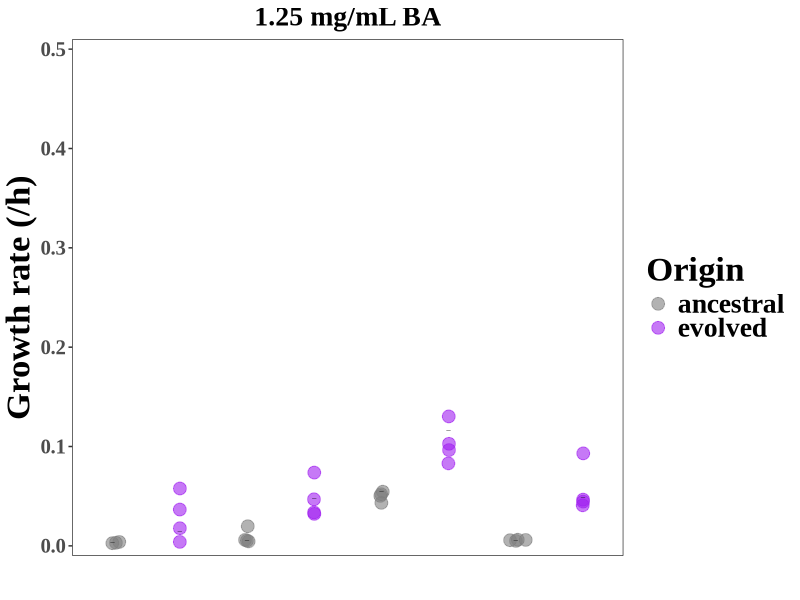
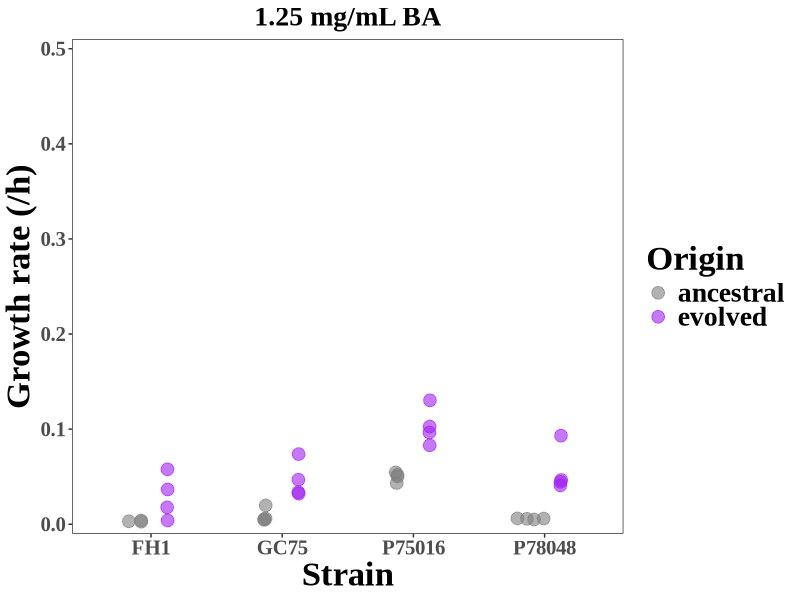
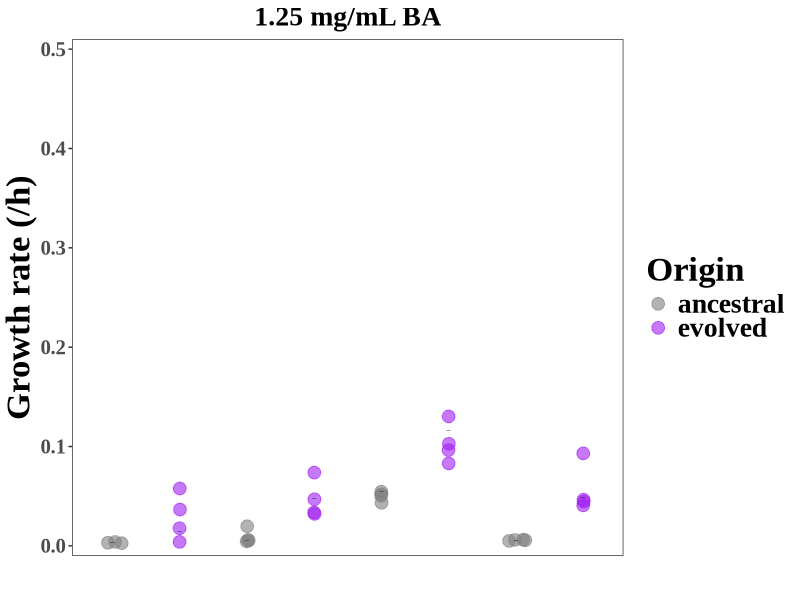
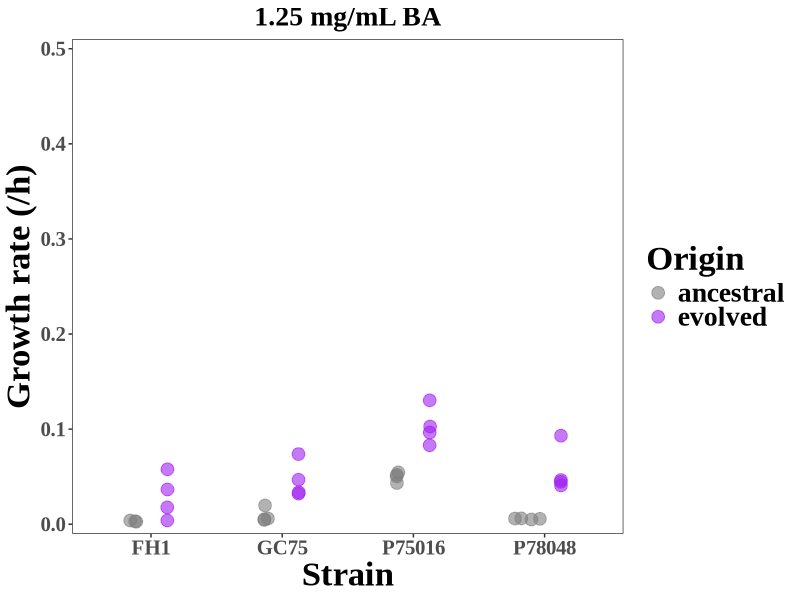

R code for these plots, in order:
####################################
#growth curve function
#written by Rich Fitzjohn  in Sally Otto's lab
####################################
nderiv <- function(fit, x, eps=1e-5)
  (predict(fit, x + eps) - predict(fit, x - eps))/(2 * eps)

spline.slope <- function(x, y, n=101, eps=1e-5)
  max(nderiv(loess(log(y) ~ x, degree=1, span=0.1),
             seq(min(x), max(x), length=n)), na.rm=TRUE)

growthrate <- function(d, ...)
  sapply(d[-1], spline.slope, x=d$t, ...)

library(here)

BA125GC_data <- read.csv(here("data_in", "GCs", "230111_125mg","230111_BA125_GC.csv"), sep = ",", header = F)

#################Naming the columns##########################
colnames(BA125GC_data) <- c("t", paste("C", seq(length=ncol(BA125GC_data)-1), sep=""))
colnames(BA125GC_data)[2:13] <- c("A1", "A2", "A3", "A4", "A5", "A6", "A7", "A8", "A9", "A10", "A11", "A12")
colnames(BA125GC_data)[14:25] <- c("B1", "B2", "B3", "B4", "B5", "B6", "B7", "B8", "B9", "B10", "B11", "B12")
colnames(BA125GC_data)[26:37] <- c("C1", "C2", "C3", "C4", "C5", "C6", "C7", "C8", "C9", "C10", "C11", "C12")
colnames(BA125GC_data)[38:49] <- c("D1", "D2", "D3", "D4", "D5", "D6", "D7", "D8", "D9", "D10", "D11", "D12")
colnames(BA125GC_data)[50:61] <- c("E1", "E2", "E3", "E4", "E5", "E6", "E7", "E8", "E9", "E10", "E11", "E12")
colnames(BA125GC_data)[62:73] <- c("F1", "F2", "F3", "F4", "F5", "F6", "F7", "F8", "F9", "F10", "F11", "F12")
colnames(BA125GC_data)[74:85] <- c("G1", "G2", "G3", "G4", "G5", "G6", "G7", "G8", "G9", "G10", "G11", "G12")
colnames(BA125GC_data)[86:97] <- c("H1", "H2", "H3", "H4", "H5", "H6", "H7", "H8", "H9", "H10", "H11", "H12")
##########Calculating the growth rate ############
BA125GClgr <- growthrate(BA125GC_data)

BA125GC_OD24 <- BA125GC_data[BA125GC_data$t==24, 2:length(BA125GC_data)]
BA125GC_OD24fixed <- t(BA125GC_OD24)
BA125GC_OD48 <- BA125GC_data[BA125GC_data$t==48, 2:length(BA125GC_data)]
BA125GC_OD48fixed <- t(BA125GC_OD48)
BA125GC_OD72 <- BA125GC_data[BA125GC_data$t==72, 2:length(BA125GC_data)]
BA125GC_OD72fixed <- t(BA125GC_OD72)

###################################################
BA125GCmaxOD <- apply(BA125GC_data[,2:length(BA125GC_data)], 2, function(x) max(x))

#######################################################
BA125GCfakelag <- apply(BA125GC_data[,2:length(BA125GC_data)], 2, function(x) BA125GC_data$t[min(which(x > 0.3))])
################################################################################
BA125GCwells <- read.csv(here("data_in", "GCs", "230111_125mg","230111_BA125_ANCEVOdata.csv"))

################################################################################3
BA125GCdf <- data.frame(BA125GCwells, BA125GClgr, BA125GC_OD24fixed, BA125GC_OD48fixed, BA125GC_OD72fixed, BA125GCmaxOD, BA125GCfakelag)
colnames(BA125GCdf)[8:10] <- c("OD24", "OD48", "OD72")
##############################################################################
library(dplyr)
BA125GCdf <- BA125GCdf %>%
  mutate(Strain_type = paste(Strain, Type, sep = "_")) %>%
  relocate(., Strain_type, .after = Environment)
BA125GCdf <- subset(BA125GCdf, select = -c(4,6))

#remove A18 T0 R7
BA125GCdf <- BA125GCdf[-c(28,60,92),]

BA125GC_fulldata <- BA125GCdf %>%
  group_by(Strain_type) %>%
  summarise(OD24_avg = mean(OD24, na.rm = T),
            OD48_avg = mean(OD48, na.rm = T),
            OD72_avg = mean(OD72, na.rm = T),
            OD24_median = median(OD24, na.rm = T),
            OD48_median = median(OD48, na.rm = T),
            OD72_median = median(OD72, na.rm = T),
            OD24_max = max(OD24, na.rm = T),
            OD48_max = max(OD48, na.rm = T),
            OD72_max = max(OD72, na.rm = T),
            OD24_min = min(OD24, na.rm = T),
            OD48_min = min(OD48, na.rm = T),
            OD72_min = min(OD72, na.rm = T),
            lgr_avg = mean(BA125GClgr, na.rm = T),
            fakelag_avg = mean(BA125GCfakelag, na.rm = T),
            maxOD_avg = mean(BA125GCmaxOD, na.rm = T),
            lgr_median = median(BA125GClgr, na.rm = T),
            fakelag_median = median(BA125GCfakelag, na.rm = T),
            maxOD_median = median(BA125GCmaxOD, na.rm = T),
            lgr_max = max(BA125GClgr, na.rm = T),
            fakelag_max = max(BA125GCfakelag, na.rm = T),
            maxOD_max = max(BA125GCmaxOD, na.rm = T),
            lgr_min = min(BA125GClgr, na.rm = T),
            fakelag_min = min(BA125GCfakelag, na.rm = T))

BA125GC_fulldata1 <- BA125GCdf %>%
  group_by(Strain_type, Replicate) %>%
  summarise(OD24_avg = mean(OD24, na.rm = T),
            OD48_avg = mean(OD48, na.rm = T),
            OD72_avg = mean(OD72, na.rm = T),
            OD24_median = median(OD24, na.rm = T),
            OD48_median = median(OD48, na.rm = T),
            OD72_median = median(OD72, na.rm = T),
            OD24_max = max(OD24, na.rm = T),
            OD48_max = max(OD48, na.rm = T),
            OD72_max = max(OD72, na.rm = T),
            OD24_min = min(OD24, na.rm = T),
            OD48_min = min(OD48, na.rm = T),
            OD72_min = min(OD72, na.rm = T),
            lgr_avg = mean(BA125GClgr, na.rm = T),
            fakelag_avg = mean(BA125GCfakelag, na.rm = T),
            maxOD_avg = mean(BA125GCmaxOD, na.rm = T),
            lgr_median = median(BA125GClgr, na.rm = T),
            fakelag_median = median(BA125GCfakelag, na.rm = T),
            maxOD_median = median(BA125GCmaxOD, na.rm = T),
            lgr_max = max(BA125GClgr, na.rm = T),
            fakelag_max = max(BA125GCfakelag, na.rm = T),
            maxOD_max = max(BA125GCmaxOD, na.rm = T),
            lgr_min = min(BA125GClgr, na.rm = T),
            fakelag_min = min(BA125GCfakelag, na.rm = T),
            BA125GClgr_avg = mean(BA125GClgr, na.rm = T))

BA125GCfulldata_datafixed <- BA125GC_fulldata[-c(1, 3, 5, 7), ]

library(ggforce)
library(cowplot)
library(here)
library(ggpubr)

#duplicate column "Strain_type"
BA125GC_fulldata1 <- BA125GC_fulldata1 %>%           
  mutate(Strain_type2 = Strain_type)
#separate 
library(tidyr)
BA125GC_fulldata1 <- separate(BA125GC_fulldata1, Strain_type2, into = c('Strain', 'Origin'), sep='_')

##########################plot lgr - growth rate##########################
P4ave <- ggplot(data = BA125GC_fulldata1,
                mapping = aes(x = Strain,
                              y = BA125GClgr_avg,
                              colour = Origin))+
  scale_y_continuous(expand = c(0, 0), limits= c(-0.01, 0.51))+
  geom_sina(data = BA125GC_fulldata1, mapping = aes(x = Strain_type, y = BA125GClgr_avg),
            maxwidth = 0.50,
            alpha = 0.6,
            size=4) +
  geom_point(data = BA125GC_fulldata, mapping = aes(x = Strain_type, y = lgr_median),
             color="black",
             pch="_",
             alpha=1,
             lwd = 10,
             position = position_dodge(width = 0.3)) +
  labs(y = "Growth rate (/h)", x = "") +
  scale_color_manual(values = c("grey50",
                                "purple",
                                "grey50",
                                "purple",
                                "grey50",
                                "purple",
                                "grey50",
                                "purple"))+
  theme(panel.grid.major = element_blank(), panel.grid.minor = element_blank(),
        axis.text.x = element_blank(), axis.ticks.x = element_blank(), 
        legend.background = element_blank(), legend.box.background = element_blank(), 
        legend.key=element_blank(),
        panel.background = element_rect(
          fill = "white",
          colour = "black",
          linewidth = 0.4),
        text=element_text(family="Times New Roman", face="bold", size = 25),
        axis.text = element_text(size = 15, hjust = 0.5)) +
  labs(title = "1.25 mg/mL BA") +
  theme(plot.title = element_text(size=20, hjust = 0.5))+
  scale_x_discrete(limits = c("A18_ancestral", "A18_evolved","A03_ancestral", "A03_evolved","A08_ancestral", "A08_evolved", "A04_ancestral", "A04_evolved"))

P4ave     


ggsave(plot = P4ave, here("figures_out", "GCs", "230111_125mg", "230912_BA125_GC_GrowthRate.jpg"), 
       width = 6.5, 
       height = 4.5)

#################################use for x-axis only#################################
write.csv(BA125GC_fulldata1, here("data_in", "GCs", "230111_125mg","BA125GC_fulldata1.csv")) 
#manually added a column (in excel) with the strain names
BA125GC_fulldata1 <- read.csv(here("data_in", "GCs", "230111_125mg", "BA125GC_fulldata1_edited.csv"))


P4axis <- ggplot(data = BA125GC_fulldata1,
                 mapping = aes(x = StrainName,
                               y = BA125GClgr_avg,
                               colour = Origin))+
  scale_y_continuous(expand = c(0, 0), limits= c(-0.01, 0.51))+
  geom_sina(data = BA125GC_fulldata1, mapping = aes(x = StrainName, y = BA125GClgr_avg),
            maxwidth = 0.50,
            alpha = 0.6,
            size=4) +
  labs(y = "Growth rate (/h)", x = "Strain") +
  scale_color_manual(values = c("grey50",
                                "purple",
                                "grey50",
                                "purple",
                                "grey50",
                                "purple",
                                "grey50",
                                "purple"))+
  theme(panel.grid.major = element_blank(), panel.grid.minor = element_blank(),
        #axis.text.x = element_blank(), axis.ticks.x = element_blank(), 
        legend.background = element_blank(), legend.box.background = element_blank(), 
        legend.key=element_blank(),
        panel.background = element_rect(
          fill = "white",
          colour = "black",
          linewidth = 0.4)) +
  scale_x_discrete(limits = c("FH1", "GC75","P75016","P78048")) +
  theme(text=element_text(family="Times New Roman", face="bold", size = 25),
        axis.text = element_text(size = 15, hjust = 0.5)) +
  labs(title = "1.25 mg/mL BA") +
  theme(plot.title = element_text(size=20, hjust = 0.5))

P4axis

ggsave(plot = P4axis, here("figures_out", "GCs", "230111_125mg", "230912_BA125_GC_axis.jpg"), 
       width = 6.5, 
       height = 4.5)

#################################t-test#################################
t.test(BA125GClgr_avg~Origin, data = BA125GC_fulldata1 %>% filter(Strain == "A03"))
#t = -3.6643, df = 3.835, p-value = 0.02313
#alternative hypothesis: true difference in means between group ancestral and group evolved is not equal to 0
#95 percent confidence interval:
#  -0.066790148 -0.008647318
#sample estimates:
#  mean in group ancestral   mean in group evolved 
#0.008886032             0.046604765 

t.test(BA125GClgr_avg~Origin, data = BA125GC_fulldata1 %>% filter(Strain == "A04"))
#t = -4.0939, df = 3.0025, p-value = 0.02631
#alternative hypothesis: true difference in means between group ancestral and group evolved is not equal to 0
#95 percent confidence interval:
#  -0.08981578 -0.01127214
#sample estimates:
#  mean in group ancestral   mean in group evolved 
#0.005698449             0.056242407 

t.test(BA125GClgr_avg~Origin, data = BA125GC_fulldata1 %>% filter(Strain == "A08"))
#t = -5.1857, df = 3.3493, p-value = 0.01054
#alternative hypothesis: true difference in means between group ancestral and group evolved is not equal to 0
#95 percent confidence interval:
#  -0.08382087 -0.02234640
#sample estimates:
#  mean in group ancestral   mean in group evolved 
#0.05002657              0.10311020 

t.test(BA125GClgr_avg~Origin, data = BA125GC_fulldata1 %>% filter(Strain == "A18"))
#t = -2.2058, df = 3.0059, p-value = 0.1144
#alternative hypothesis: true difference in means between group ancestral and group evolved is not equal to 0
#95 percent confidence interval:
#  -0.06290283  0.01136732
#sample estimates:
#  mean in group ancestral   mean in group evolved 
#0.003233937             0.029001697